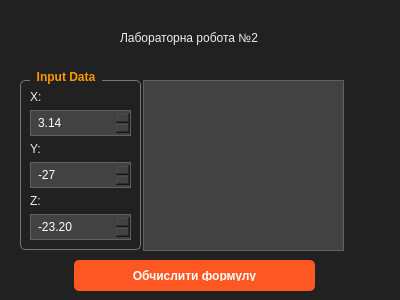
<?xml version="1.0" encoding="UTF-8"?>
<ui version="4.0">
 <class>Lab1Window</class>
 <widget class="QWidget" name="Lab1Window">
  <property name="geometry">
   <rect>
    <x>0</x>
    <y>0</y>
    <width>400</width>
    <height>300</height>
   </rect>
  </property>
  <property name="windowTitle">
   <string>Form</string>
  </property>
  <property name="styleSheet">
   <string notr="true">QWidget {
    background-color: #212121;
    color: #eeeeee;
    font-family: &quot;Segoe UI&quot;, sans-serif;
}
QGroupBox {
    border: 1px solid #757575;
    border-radius: 5px;
    margin-top: 10px;
    font-weight: bold;
}
QGroupBox::title {
    subcontrol-origin: margin;
    left: 10px;
    padding: 0 5px;
    color: #ff9800; /* Помаранчевий акцент */
}
QPushButton {
    background-color: #ff5722; /* Яскраво-оранжевий */
    color: white;
    font-weight: bold;
    border-radius: 5px;
    padding: 10px;
}
QPushButton:hover { background-color: #e64a19; }
QDoubleSpinBox, QSpinBox, QTextEdit {
    background-color: #424242;
    color: white;
    border: 1px solid #616161;
    padding: 5px;
}</string>
  </property>
  <widget class="QLabel" name="label">
   <property name="geometry">
    <rect>
     <x>120</x>
     <y>30</y>
     <width>171</width>
     <height>16</height>
    </rect>
   </property>
   <property name="text">
    <string>Лабораторна робота №2</string>
   </property>
  </widget>
  <widget class="QGroupBox" name="groupBox">
   <property name="geometry">
    <rect>
     <x>20</x>
     <y>70</y>
     <width>121</width>
     <height>180</height>
    </rect>
   </property>
   <property name="title">
    <string>Input Data</string>
   </property>
   <layout class="QVBoxLayout" name="verticalLayout">
    <item>
     <widget class="QLabel" name="label_2">
      <property name="text">
       <string>X:</string>
      </property>
     </widget>
    </item>
    <item>
     <widget class="QDoubleSpinBox" name="spinX">
      <property name="minimum">
       <double>-1000.000000000000000</double>
      </property>
      <property name="maximum">
       <double>1000.000000000000000</double>
      </property>
      <property name="singleStep">
       <double>0.010000000000000</double>
      </property>
      <property name="value">
       <double>3.140000000000000</double>
      </property>
     </widget>
    </item>
    <item>
     <widget class="QLabel" name="label_3">
      <property name="text">
       <string>Y:</string>
      </property>
     </widget>
    </item>
    <item>
     <widget class="QSpinBox" name="spinY">
      <property name="minimum">
       <number>-1000</number>
      </property>
      <property name="maximum">
       <number>1000</number>
      </property>
      <property name="value">
       <number>-27</number>
      </property>
     </widget>
    </item>
    <item>
     <widget class="QLabel" name="label_4">
      <property name="text">
       <string>Z:</string>
      </property>
     </widget>
    </item>
    <item>
     <widget class="QDoubleSpinBox" name="spinZ">
      <property name="minimum">
       <double>-1000.000000000000000</double>
      </property>
      <property name="maximum">
       <double>1000.000000000000000</double>
      </property>
      <property name="singleStep">
       <double>0.100000000000000</double>
      </property>
      <property name="value">
       <double>-23.199999999999999</double>
      </property>
     </widget>
    </item>
   </layout>
  </widget>
  <widget class="QPushButton" name="btnCalc">
   <property name="geometry">
    <rect>
     <x>74</x>
     <y>260</y>
     <width>241</width>
     <height>31</height>
    </rect>
   </property>
   <property name="text">
    <string>Обчислити формулу</string>
   </property>
  </widget>
  <widget class="QTextEdit" name="textEditLog">
   <property name="geometry">
    <rect>
     <x>143</x>
     <y>80</y>
     <width>201</width>
     <height>171</height>
    </rect>
   </property>
  </widget>
 </widget>
 <resources/>
 <connections/>
</ui>
